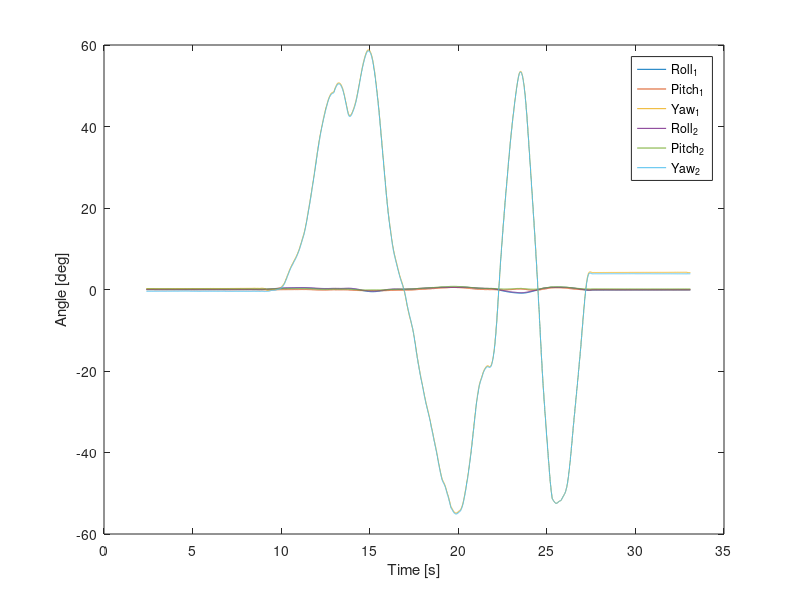

This chart was generated by the following MATLAB code:
%% Plot

data = dlmread('20171004_IMU_test.txt','\t',2,0);

time1 = data(data(:,1)==1,2);
time2 = data(data(:,1)==2,2);
dev1 = data(data(:,1)==1,3:end);
dev2 = data(data(:,1)==2,3:end);

figure
plot(time1,dev1)
hold on
plot(time2,dev2)
legend('Roll_1','Pitch_1','Yaw_1','Roll_2','Pitch_2','Yaw_2')
xlabel('Time [s]'); ylabel('Angle [deg]');
